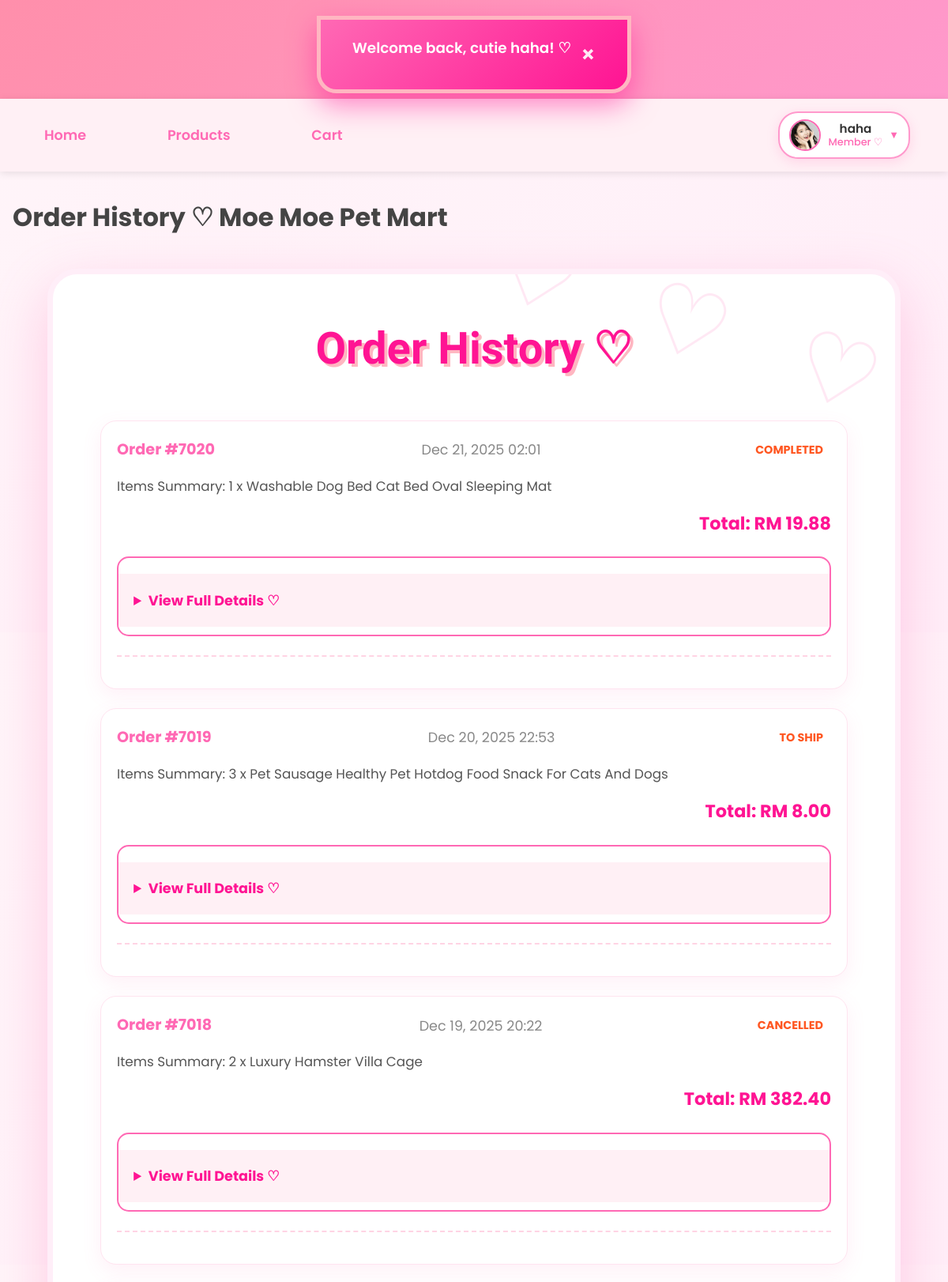
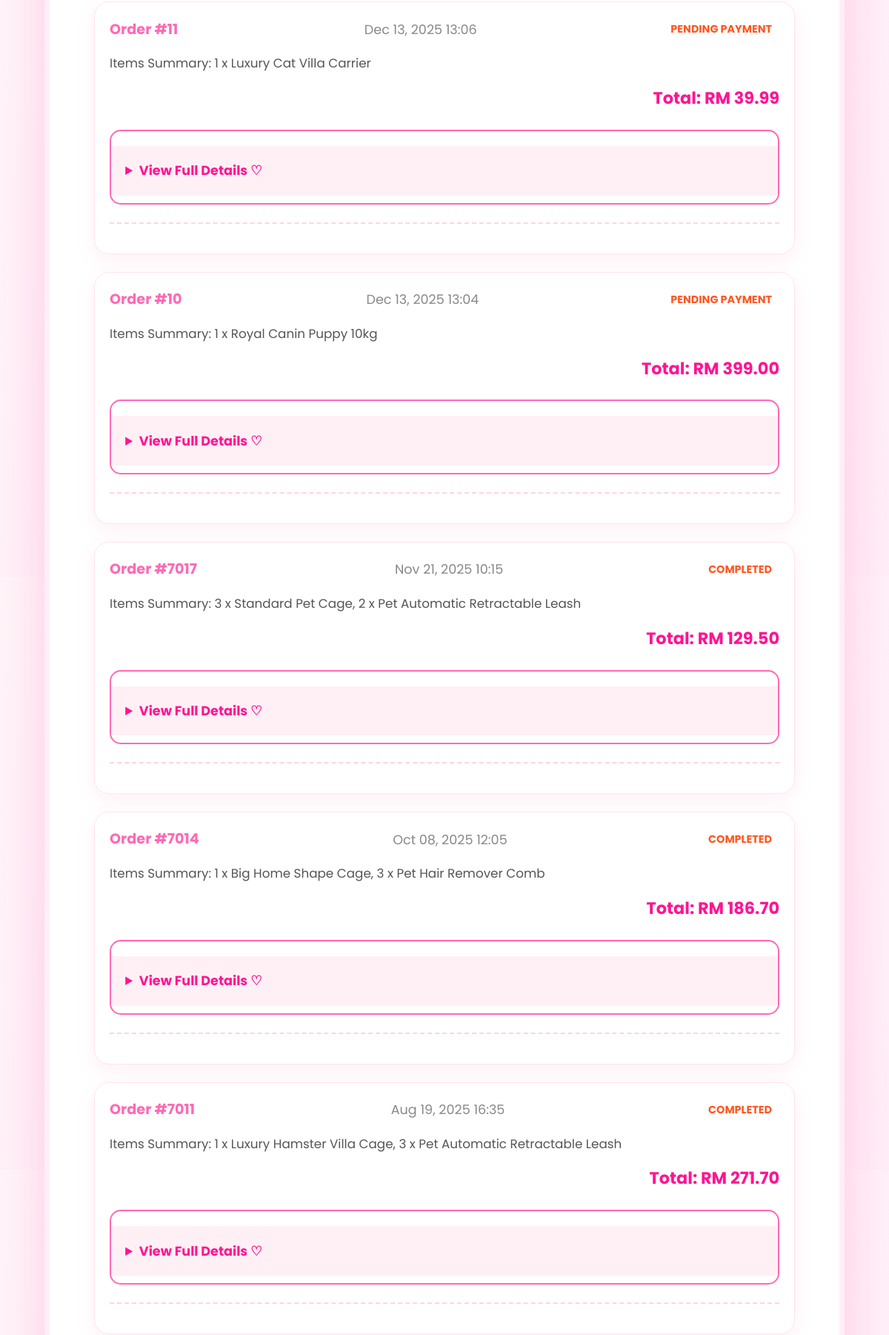
/member/order_history.php (signed in, upper part), run on the app's committed database (2 pictures, top to bottom).
### tables this page shows
CREATE TABLE `users` (
  `id` int(11) NOT NULL,
  `username` varchar(50) NOT NULL,
  `email` varchar(100) NOT NULL,
  `phone` varchar(20) NOT NULL,
  `home_address` varchar(255) NOT NULL,
  `password` varchar(255) NOT NULL,
  `reset_token` varchar(255) DEFAULT NULL,
  `reset_token_expiry` datetime DEFAULT NULL,
  `role` enum('member','admin') NOT NULL DEFAULT 'member',
  `created_at` datetime DEFAULT current_timestamp(),
  `profile_pic` varchar(255) DEFAULT NULL,
  `locked` tinyint(1) DEFAULT 0,
  `lock_reason` varchar(255) DEFAULT NULL,
  `locked_at` datetime DEFAULT NULL
);

CREATE TABLE `orders` (
  `order_id` int(11) NOT NULL,
  `user_id` int(11) NOT NULL,
  `shipping_address` text DEFAULT NULL,
  `recipient_name` varchar(100) NOT NULL,
  `recipient_phone` varchar(20) NOT NULL,
  `total_amount` decimal(10,2) NOT NULL,
  `shipping_fee` decimal(10,2) DEFAULT 0.00,
  `shipping_region` varchar(20) DEFAULT NULL,
  `payment_method` varchar(50) DEFAULT NULL,
  `card_last4` varchar(4) DEFAULT NULL,
  `qr_code` text DEFAULT NULL,
  `qr_generated_at` datetime DEFAULT NULL,
  `order_date` datetime NOT NULL DEFAULT current_timestamp(),
  `order_status` varchar(50) DEFAULT 'Pending Payment',
  `status` enum('Pending Payment','To Ship','Shipped','Completed','Cancelled','Return/Refund') NOT NULL DEFAULT 'Pending Payment',
  `return_reason` varchar(255) DEFAULT NULL,
  `voucher_code` varchar(50) DEFAULT NULL,
  `discount_amount` decimal(10,2) DEFAULT 0.00
);

### _base.php (called while the page is built, shortened)
<?php
function temp($key, $value = null) {
    if ($value !== null) {
        $_SESSION["temp_$key"] = $value;
    }
    else {
        $value = $_SESSION["temp_$key"] ?? null;
        return $value;
    }
}
function is_login() {
    return isset($_SESSION['user']) && !empty($_SESSION['user']);
}
function username() {
    return $_SESSION['user'] ?? null;
}
function user_role() {
    return $_SESSION['role'] ?? null;
}
function current_user() {
    global $_db;
    $stm = $_db->prepare("SELECT * FROM users WHERE username = ?");
    $stm->execute([username()]);
    return $stm->fetch();
}
function encode($value) {
    return htmlentities($value);
}
?>

### member/order_history.php (the view, shortened to what this page needs)
<?php
require '../_base.php';
$_title = 'Order History ♡ Moe Moe Pet Mart';
include '../_head.php';
$user = current_user();
$sql = "SELECT o.*, GROUP_CONCAT(CONCAT(oi.quantity, ' x ', p.product_name) SEPARATOR ', ') AS items_summary
        FROM orders o
        LEFT JOIN order_items oi ON o.order_id = oi.order_id
        LEFT JOIN product p ON oi.product_id = p.product_id
        WHERE o.user_id = ?
        GROUP BY o.order_id
        ORDER BY o.order_date DESC";
$stm = $_db->prepare($sql);
$stm->execute([$user->id]);
$orders = $stm->fetchAll();
?>
<div class="container">
    <h2>Order History ♡</h2>
    <?php if (empty($orders)): ?>
        <div class="empty-purchases">
            <img src="/images/empty-cart.png" alt="No history" style="width: 200px; opacity: 0.8;">
            <p>No order history yet~ Start shopping! ♡</p>
            <a href="products.php" class="btn btn-primary">Shop Now ♡</a>
        </div>
    <?php else: ?>
        <div class="purchase-list">
            <?php foreach ($orders as $order): ?>
                <div class="purchase-card">
                    <div class="order-header">
                        <span class="order-id">Order #<?= $order->order_id ?></span>
                        <span class="order-date"><?= date('M d, Y H:i', strtotime($order->order_date)) ?></span>
                        <span class="order-status <?= strtolower(str_replace(' ', '-', $order->order_status)) ?>">
                            <?= $order->order_status ?>
                        </span>
                    </div>
                    <div class="order-items">
                        <p>Items Summary: <?= encode($order->items_summary ?? 'No items') ?></p>
                    </div>
                    <div class="order-total">
                        Total: RM <?= number_format($order->total_amount, 2) ?>
                    </div>
                    <details class="order-details">
                        <summary>View Full Details ♡</summary>
                    </details>
                    <div class="order-actions">
                    </div>
                </div>
            <?php endforeach; ?>
        </div>
    <?php endif; ?>
</div>
<?php include '../_foot.php'; ?>

### _head.php (shortened to what this page needs)
<?php
    require_once '_base.php';
?>
<!DOCTYPE html>
<html lang="en">
<head>
    <link rel="stylesheet" href="/css/app.css">
    <link rel="stylesheet" href="https://unpkg.com/dropzone@5/dist/min/dropzone.min.css">
</head>
<body data-flash="<?= encode(temp('info')) ?>">
    <div id="moe-flash"></div>
    <header>
        <h1><a href="/">MoeMoepet Mart</a></h1>
    </header>
    <nav>
    <div class="nav-left">
    <a href="/">Home</a>
    <a href="/member/products.php">Products</a>
    <a href="/member/cart.php" class="cart-link">
        Cart
    </a>
    </div>
    <div class="nav-right">
        <?php if (is_login()):
            $user = current_user();
            $displayName = encode(username());
            $roleText    = user_role() === 'admin' ? 'Admin ♛' : 'Member ♡';
            $avatar = !empty($user->profile_pic) ? '/' . $user->profile_pic : '/images/default-avatar.png';
        ?>
            <div class="user-menu">
                <div class="user-info" tabindex="0">
                    <img src="<?= $avatar ?>" alt="<?= $displayName ?>" class="user-avatar">
                    <div class="user-details">
                        <div class="user-name"><?= $displayName ?></div>
                        <div class="user-role"><?= $roleText ?></div>
                    </div>
                    <span class="dropdown-arrow">▼</span>
                </div>
            </div>
        <?php else: ?>
            <a href="/login.php" class="btn-login">Login</a>
        <?php endif; ?>
    </div>
</nav>
    <main>
        <h1><?= $_title ?? 'Untitled' ?></h1>

### data on the page
users: profile_pic (picture)
orders: order_id "7020", order_date "Dec 21, 2025 02:01", order_status "COMPLETED", items_summary "1 x Washable Dog Bed Cat Bed Oval Sleeping Mat", total_amount "19.88"
orders: order_id "7019", order_date "Dec 20, 2025 22:53", order_status "TO SHIP", items_summary "3 x Pet Sausage Healthy Pet Hotdog Food Snack For Cats And Dogs", total_amount "8.00"
orders: order_id "7018", order_date "Dec 19, 2025 20:22", order_status "CANCELLED", items_summary "2 x Luxury Hamster Villa Cage", total_amount "382.40"
orders: order_id "11", order_date "Dec 13, 2025 13:06", order_status "PENDING PAYMENT", items_summary "1 x Luxury Cat Villa Carrier", total_amount "39.99"
orders: order_id "10", order_date "Dec 13, 2025 13:04", order_status "PENDING PAYMENT", items_summary "1 x Royal Canin Puppy 10kg", total_amount "399.00"
orders: order_id "7017", order_date "Nov 21, 2025 10:15", order_status "COMPLETED", items_summary "3 x Standard Pet Cage, 2 x Pet Automatic Retractable Leash", total_amount "129.50"
orders: order_id "7014", order_date "Oct 08, 2025 12:05", order_status "COMPLETED", items_summary "1 x Big Home Shape Cage, 3 x Pet Hair Remover Comb", total_amount "186.70"
orders: order_id "7011", order_date "Aug 19, 2025 16:35", order_status "COMPLETED", items_summary "1 x Luxury Hamster Villa Cage, 3 x Pet Automatic Retractable Leash", total_amount "271.70"

### other printed values
$displayName "haha"
$roleText "Member ♡"
$_title "Order History ♡ Moe Moe Pet Mart"
